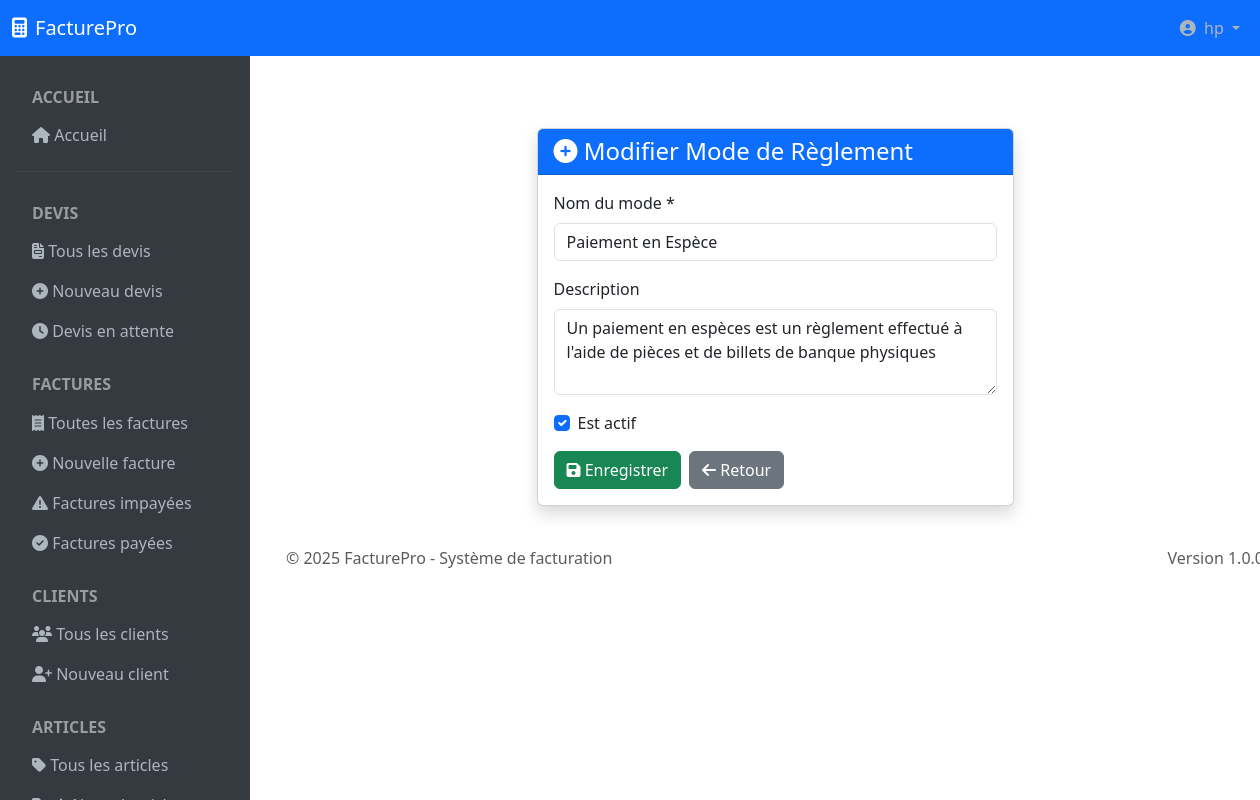
Screenshot of /mode-reglement/modifier/1/ (signed in) with the database file from the repository.
### register/models.py (models this page shows)
class User(AbstractUser):
    bio = models.TextField(blank=True, null=True)
    profile_photo = models.ImageField(verbose_name= 'Photo de profil' )

### facture/models.py (models this page shows, shortened)
class ModeReglement(models.Model):
    nom = models.CharField(max_length=50, unique=True)
    description = models.TextField(blank=True, null=True)
    est_actif = models.BooleanField(default=True, help_text="Indique si ce mode de règlement est disponible pour une utilisation.")
    date_creation = models.DateField(auto_now_add=True)
    class Meta:
        verbose_name = "Mode de règlement"
        verbose_name_plural = "Modes de règlement"

### facture/views.py (the view)
# urls.py: path('mode-reglement/modifier/<int:mode_id>/', views.mode_reglement_update, name='mode-reglement-update'),
@login_required
def mode_reglement_update(request, mode_id):
    mode = get_object_or_404(ModeReglement, id=mode_id)
    if request.method == 'POST':
        form = ModeReglementForm(request.POST, instance=mode)
        if form.is_valid():
            form.save()
            messages.success(request, f"Mode '{form.cleaned_data['nom']}' mis à jour avec succès.")
            return redirect('mode-reglement-list')
    else:
        form = ModeReglementForm(instance=mode)
    return render(request, 'facture/mode_reglement_update.html', {'form': form, 'mode': mode})

### facture/forms.py
class ModeReglementForm(forms.ModelForm):
    class Meta :
        model = ModeReglement
        fields = ['nom','description','est_actif']
        widgets = {
            'nom': forms.TextInput(attrs={
                'class': 'form-control',
                'placeholder': 'Nom du mode de règlement'
            }),
            'description': forms.Textarea(attrs={
                'class': 'form-control',
                'rows': 3,
                'placeholder': 'Description du mode de règlement (optionnel)'
            }),
            'est_actif': forms.CheckboxInput(attrs={
                'class': 'form-check-input'
            }),
        }
    def __init__(self, *args, **kwargs):
        super().__init__(*args, **kwargs)
        self.fields['description'].required = False
        self.fields['est_actif'].initial = True # Actif par defaut

### facture/templates/facture/mode_reglement_update.html (shortened to what this page needs)
{% extends 'facture/base.html' %}
{% block content %}
<div class="container mt-5">
    <div class="row justify-content-center">
        <div class="col-md-6">
            <div class="card shadow">
                <div class="card-header bg-primary text-white">
                    <h4 class="mb-0">
                        <i class="fas fa-plus-circle"></i>
                        Modifier Mode de Règlement
                    </h4>
                </div>
                <div class="card-body">
                    <form method="post">
                        <div class="form-group mb-3">
                            <label class="form-label">Nom du mode *</label>
                            {{ form.nom }}
                        </div>
                        <div class="form-group mb-3">
                            <label class="form-label">Description </label>
                            {{ form.description}}
                        </div>
                        <div class="form-check mb-3">
                            {{ form.est_actif }}
                            <label class="form-check-label">
                                {{ form.est_actif.label }}
                            </label>
                        </div>
                        <div class="d-flex gap-2">
                            <button type="submit" class="btn btn-success">
                                <i class="fas fa-save"></i> Enregistrer
                            </button>
                            <a href="{% url 'mode-reglement-list' %}" class="btn btn-secondary">
                                <i class="fas fa-arrow-left"></i> Retour
                            </a>
                        </div>
                    </form>
                </div>
            </div>
        </div>
    </div>
</div>
{% endblock %}

### facture/templates/facture/base.html (shortened to what this page needs)
<!DOCTYPE html>
<html lang="fr">
<head>
    <link href="https://cdnjs.cloudflare.com/ajax/libs/bootstrap/5.3.2/css/bootstrap.min.css" rel="stylesheet">
    <link href="https://cdnjs.cloudflare.com/ajax/libs/font-awesome/6.4.0/css/all.min.css" rel="stylesheet">
</head>
<body>
    <nav class="navbar navbar-expand-lg navbar-dark bg-primary fixed-top" style="z-index: 1000;">
        <div class="container-fluid">
            <a class="navbar-brand" href="{% url 'home' %}">
                <i class="fas fa-calculator me-2"></i>FacturePro
            </a>
            <div class="navbar-nav ms-auto">
                <div class="nav-item dropdown">
                    <a class="nav-link dropdown-toggle" href="#" role="button" data-bs-toggle="dropdown">
                        <i class="fas fa-user-circle me-1"></i>
                        {{ user.get_full_name|default:user.username|default:"Utilisateur" }}
                    </a>
                </div>
            </div>
        </div>
    </nav>
    <div class="container-fluid" style="margin-top: 56px;">
        <div class="row">
            <nav class="col-lg-2 sidebar p-3" id="sidebar">
                <div class="nav flex-column">
                     <h6 class="text-uppercase text-white-50 fw-bold px-3 mt-3 mb-2">Accueil</h6>
                    <a class="nav-link" href="{% url 'home' %}"><i class="fas fa-home"></i> Accueil</a>
                     <hr class="my-3" style="border-color: rgba(255,255,255,0.2);">
                    <h6 class="text-uppercase text-white-50 fw-bold px-3 mt-3 mb-2">Devis</h6>
                    <a class="nav-link" href="{% url 'liste-devis' %}"><i class="fas fa-file-invoice"></i> Tous les devis</a>
                    <a class="nav-link" href="{% url 'create-devis' %}"><i class="fas fa-plus-circle"></i> Nouveau devis</a>
                    <a class="nav-link" href="{% url 'liste-attente' %}"><i class="fas fa-clock"></i> Devis en attente</a>
                    <h6 class="text-uppercase text-white-50 fw-bold px-3 mt-4 mb-2">Factures</h6>
                    <a class="nav-link" href="{% url 'liste-facture' %}"><i class="fas fa-receipt"></i> Toutes les factures</a>
                    <a class="nav-link" href="{% url 'create-facture' %}"><i class="fas fa-plus-circle"></i> Nouvelle facture</a>
                    <a class="nav-link" href="{% url 'liste-impaye' %}"><i class="fas fa-exclamation-triangle"></i> Factures impayées</a>
                    <a class="nav-link" href="{% url 'liste-paye' %}"><i class="fas fa-check-circle"></i> Factures payées</a>
                    <h6 class="text-uppercase text-white-50 fw-bold px-3 mt-4 mb-2">Clients</h6>
                    <a class="nav-link" href="{% url 'liste-clients' %}"><i class="fas fa-users"></i> Tous les clients</a>
                    <a class="nav-link" href="{% url 'create-client' %}"><i class="fas fa-user-plus"></i> Nouveau client</a>
                    <h6 class="text-uppercase text-white-50 fw-bold px-3 mt-4 mb-2">Articles</h6>
                    <a class="nav-link" href="{% url 'gerer-article' %}"><i class="fas fa-tag"></i> Tous les articles</a>
                    <a class="nav-link" href="{% url 'ajouter_element' %}"> Nouvel article</a>
                </div>
            </nav>
            <main class="col-lg-10 main-content p-0">
                <div class="p-4">
                    {% if user.is_authenticated %}
                    {% block content %}{% endblock %}
                    {% else %}
                        <p>Login <a href="{% url 'login' %}"></a></p>
                    {% endif %}
                </div>
                <footer class="footer mt-auto py-3 px-4">
                    <div class="container-fluid">
                        <div class="row">
                            <div class="col-md-6">
                                <span class="text-muted">© 2025 FacturePro - Système de facturation</span>
                            </div>
                            <div class="col-md-6 text-md-end">
                                <span class="text-muted">Version 1.0.0</span>
                            </div>
                        </div>
                    </div>
                </footer>
            </main>
        </div>
    </div>
</body>
</html>

### facture/templates/facture/base.html (style rules this page uses)
.sidebar { background-color: #343a40; color: white; height: calc(100vh - 56px); position: fixed; top: 56px; left: 0; width: 250px; transform: translateX(-100%); transition: transform 0.3s ease; z-index: 1000; overflow-y: auto; overflow-x: hidden; scrollbar-width: thin; scrollbar-color: #6c757d #343a40; ; }
.nav-link { color: #adb5bd; }
.main-content { margin-left: 0; transition: margin-left 0.3s ease; }
@media (min-width: 992px) { .sidebar { transform: translateX(0); } }
@media (min-width: 992px) { .main-content { margin-left: 250px; } }

### rows the page displays
User: get_full_name "hp"
ModeReglement: nom "Paiement en Espèce", description "Un paiement en espèces est un règlement effectué à l'aide de pièces et de billets de banque physiques", est_actif "☑"
